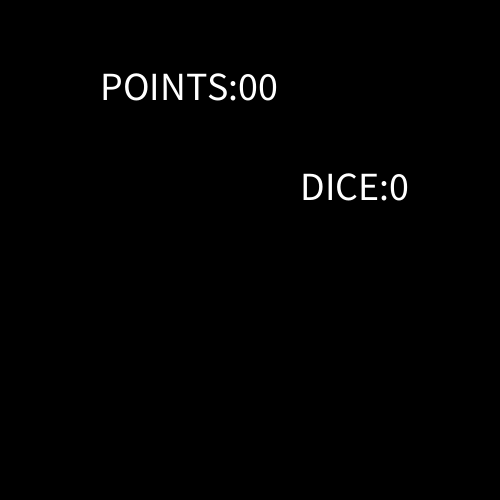
Frame 1 (no input)
Frame 60 (the mouse pressed at the canvas centre just before this capture): identical to frame 1, image omitted
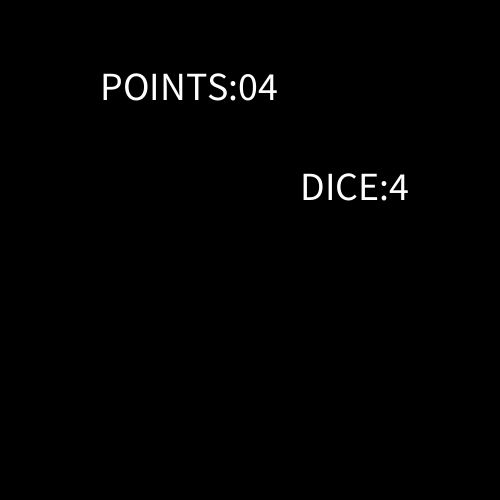
Frame 120 (the mouse held since frame 60 and released just before this capture)

The Processing sketch that drew these frames (run headless with seeded random() and noise(); from frame 60 on, the mouse is pressed at the canvas centre):

// Processing sketch: dicechanceandtotaltext
// ── dicechanceandtotaltext.pde
int chance = 0;
int total = 0;
String points = "POINTS:" + total;
String dice = "DICE:";

void setup() {
  size(500,500);
}
void draw(){
  if (total >= 30) {
     text("YOU WON!", 255,450);
     background(0,255,0);
     chance = 0;                      // PROBLEM : the text goes away after a sec, included a background change as a replacement for better user feedback
     total = 0;
   } else {
     background(0);
  textSize(40);
  text( points + total, 100,100);
  text( dice + chance, 300,200);
   }
  
  
}
void mousePressed(){
   chance = int (random(1,6));
   if (chance == 6) {
      total = total *2;
   }
   else if (total == 13){
     total = total-5;
   }
   else {
     total = total + chance;
   }
   
  
}
